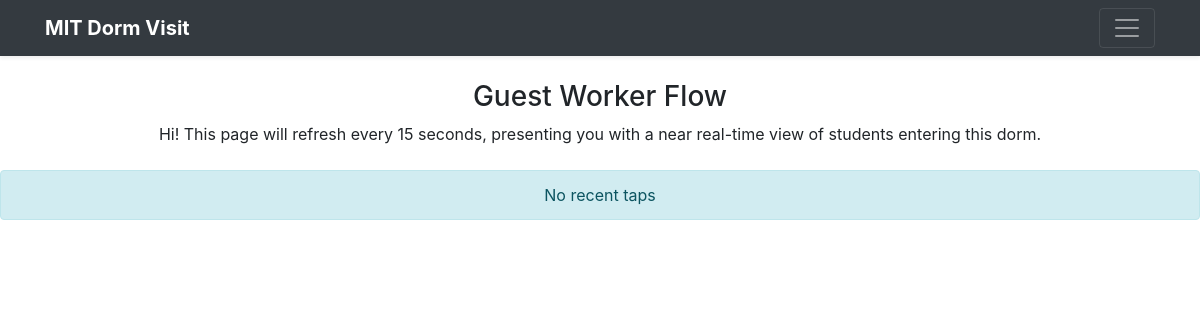
The app's page /guest-worker (signed in), older data.
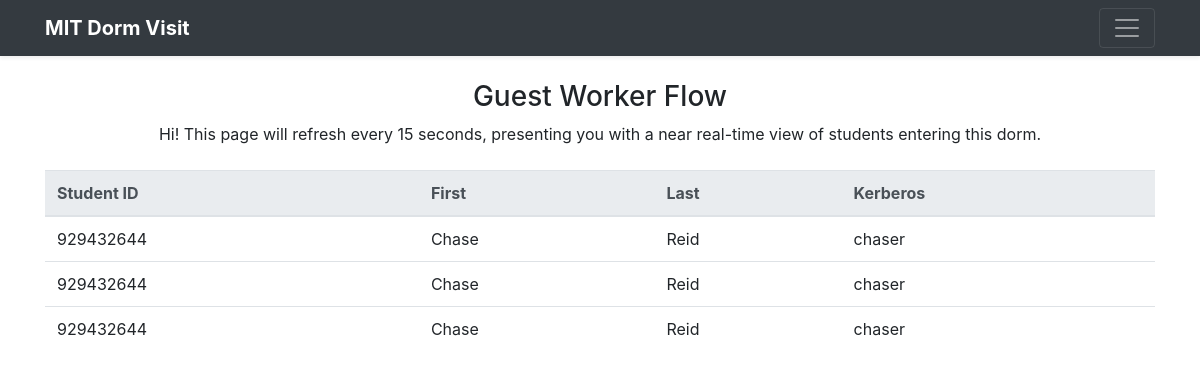
The same page, newer data.
### tables this page shows
CREATE TABLE "attempts" (
	"id"	INTEGER,
	"student_id"	TEXT,
	"student_fname"	TEXT,
	"student_lname"	TEXT,
	"student_kerb"	TEXT,
	"logged_time"	DATETIME,
	PRIMARY KEY("id")
);

### visit/views.py (the view)
@app.route('/guest-worker', methods=['GET', 'POST'])
@login_required
def guest_worker():
    atts = []
    get_all_attempts(atts)
    recent_entries = []
    now = datetime.now()
    for k in atts:
        dt = parse_date(k[5])
        print(dt)
        if(dt <= now + timedelta(minutes=10)):
            recent_entries.append(k)
    return render_template('guest_worker.html', recent_entries=recent_entries)

### visit/__init__.py (called while the page is built)
def get_all_attempts(arr):
    conn = sqlite3.connect(visitation_db)
    c = conn.cursor()
    things = c.execute('''SELECT * FROM attempts ORDER BY logged_time DESC''').fetchall()
    for row in things:
        arr.append(row)
    conn.commit()
    conn.close()

def login_required(f):
    @wraps(f)
    def wrap(*args, **kwargs):
        if 'logged_in' in session:
            return f(*args, **kwargs)
        else:
            return render_template('login.html')
    return wrap

### visit/templates/guest_worker.html (shortened to what this page needs)
{% extends 'header.html' %}
{% block body %}
<br />
<center><h3>Guest Worker Flow</h3></center>
<center>
Hi!
This page will refresh every 15 seconds, presenting you with a near real-time view of
students entering this dorm.
<br /><br />
{% if recent_entries %}
<div class="container">
<table class="table">
  <thead class="thead-light">
    <tr>
      <th scope="col">Student ID</th>
      <th scope="col">First</th>
      <th scope="col">Last</th>
      <th scope="col">Kerberos</th>
    </tr>
  </thead>
  <tbody>
    {% for entry in recent_entries %}
    <tr>
      <td>{{ entry[1] }}</td>
      <td>{{ entry[2] }}</td>
      <td>{{ entry[3] }}</td>
      <td>{{ entry[4] }}</td>
    </tr>
{% endfor %}
  </tbody>
</table>
</div>
{% else %}
<div class="alert alert-info">No recent taps</div>
{% endif %}
</center>
{% endblock %}

### visit/templates/header.html (shortened to what this page needs)
<html>
<head>
  <link rel="stylesheet" href="https://stackpath.bootstrapcdn.com/bootstrap/4.3.1/css/bootstrap.min.css">
</head>
<header>
     <div class="navbar navbar-dark bg-dark shadow-sm">
       <div class="container d-flex justify-content-between">
         <a href="/" class="navbar-brand d-flex align-items-center">
           <strong>MIT Dorm Visit</strong>
         </a>
         <button class="navbar-toggler" type="button" data-toggle="collapse" data-target="#navbarHeader" aria-controls="navbarHeader" aria-expanded="false" aria-label="Toggle navigation">
           <span class="navbar-toggler-icon"></span>
         </button>
       </div>
     </div>
   </header>
   {% block body %}
   {% endblock %}

Row changes from the older to the newer data that the page shows:
added attempts: student "929432644", student_fname "Chase", student_lname "Reid", student_kerb "chaser"
added attempts: student "929432644", student_fname "Chase", student_lname "Reid", student_kerb "chaser"
added attempts: student "929432644", student_fname "Chase", student_lname "Reid", student_kerb "chaser"
Text that changed along with them:
text no longer shown: "No recent taps"
text now shown: "Student ID First Last Kerberos"
